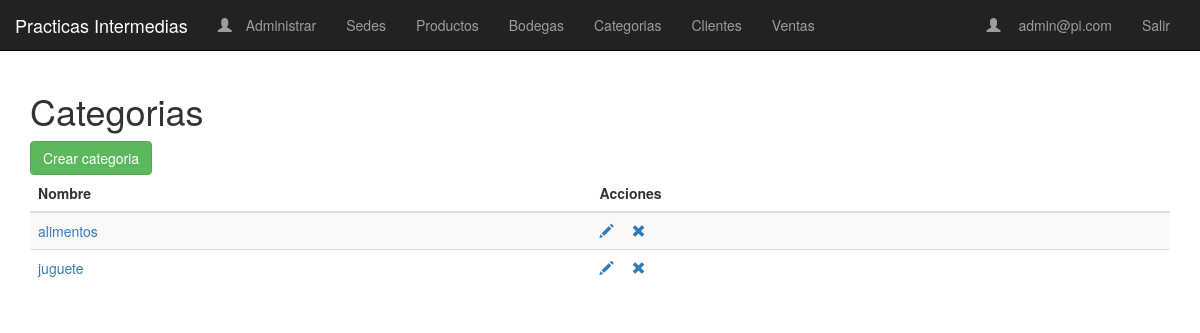
Screenshot of /categorias (signed in) with the database file from the repository.
### sedes/models.py (models this page shows, shortened)
class Usuario(AbstractBaseUser, PermissionsMixin):
    dpi = models.BigIntegerField(
        unique=True,
        validators=[
            MaxValueValidator(9999999999999),
            MinValueValidator(100000000000)
        ]
    )
    nombre = models.CharField(max_length=300)
    fecha_nacimiento = models.DateField('Fecha Nacimiento')
    email = models.EmailField(_('Correo Electronico'), primary_key=True)
    is_admin = models.BooleanField(default=False)
    is_staff = models.BooleanField(default=False)
    is_active = models.BooleanField(default=True)
    date_joined = models.DateTimeField(default=timezone.now)
    USERNAME_FIELD = 'email'
    REQUIRED_FIELDS = ['dpi', 'fecha_nacimiento']
    objects = CustomUserManager()
    class Meta:
        permissions = (("registrar_cliente", "Para registrar clientes de una sede"),
                   ("registrar_venta", "Para registrar ventas de productos"),
                   ("visualizar_reporte", "Para visualizar reportes de ventas"),
                   ("actualizar_inventario", "Para modificar la cantidad de productos del inventario"),
                   ("solicitar_transferencia", "Para solicitar una transferencia de productos"),
                   ("ordenes_transferencia_externa", "Para revisar ordenes de transferencias entre sedes"),
                   ("ordenes_transferencia_interna", "Para revisar ordenes de transferencias entre bodegas"),
                   ("ordenes_venta", "Para modificar el estado de entregado de una orden de venta"),
                   ("ordenes_transferencia", "Para modificar el estado de entregado de una orden de transferencia"))

class Categoria(models.Model):
    nombre = NameField('Nombre de categoria', unique=True, max_length=25)

### sedes/views.py (the view)
# urls.py: path('categorias', views.CategoriaList.as_view(), name='lista_categorias'),
class CategoriaList(ListView):
    model = Categoria
    template_name = 'categorias/categorias_list.html'

### sedes/templatetags/group_checker.py (called while the page is built)
@register.filter(name='has_group')
def has_group(user, group_name):
    group = Group.objects.get(name=group_name)
    return True if group in user.groups.all() else False

### sedes/templates/categorias/categorias_list.html
{% extends '../base.html' %}
{% block body_block %}
<h1>Categorias</h1>
<a class="btn btn-success" href="{% url "crear_categoria" %}">Crear categoria</a>
<table class="table table-striped">
    <thead class="thead-dark">
        <tr>
            <th>Nombre</th>
            <th colspan="3">Acciones</th>
        </tr>
    </thead>
    <tbody class="table-hover">
        {% for categoria in object_list %}
        <tr>
            <td><a href="{% url "detalle_categoria"  categoria.id  %}">{{ categoria.nombre }}</a></td>
            <td>
                <a href="{% url "modificar_categoria"  categoria.id  %}"> <span class="glyphicon glyphicon-pencil">&nbsp;</span></a>
                <a href="{% url "eliminar_categoria"  categoria.id  %}"> <span class="glyphicon glyphicon-remove">&nbsp;</span></a>
            </td>
        </tr>
        {% endfor %}
    </tbody>
</table>
{% endblock %}

### sedes/templates/base.html (shortened to what this page needs)
{% load group_checker %}
<!DOCTYPE html>
<html>
<head>
    <link rel="stylesheet" href="https://maxcdn.bootstrapcdn.com/bootstrap/3.3.7/css/bootstrap.min.css"
>
</head>
<body>
    <nav class="navbar navbar-inverse navbar-static-top">
        <div class="navbar-header">
            <a class="navbar-brand" href="#">Practicas Intermedias</a>
        </div>
        <div class="container">
            <ul class="nav navbar-nav">
                {% if user.is_authenticated %}
                {% if user.is_staff %}
                <li><a class="navbar-link" href="{% url 'admin:index' %}"><span
                            class="glyphicon glyphicon-user">&nbsp;</span>Administrar</a></li>
                {% endif %}
                <li ><a class='navbar-link' href="{% url 'lista_sedes' %}">Sedes</a></li>
                <li ><a class='navbar-link' href="{% url 'lista_productos' %}">Productos</a></li>
                <li ><a class='navbar-link' href="{% url 'lista_bodegas' %}">Bodegas</a></li>
                <li ><a class='navbar-link' href="{% url 'lista_categorias' %}">Categorias</a></li>
                <li ><a class='navbar-link' href="{% url 'lista_clientes' %}">Clientes</a></li>
                <li ><a class='navbar-link' href="{% url 'lista_ventas' %}">Ventas</a></li>
                {% endif %}
            </ul>
            <ul class="nav navbar-nav navbar-right">
                {% if user.is_authenticated %}
                <li><a class="navbar-link" href="/"><span class="glyphicon glyphicon-user">&nbsp;</span>
                        {{ user.email }}</a></li>
                <li ><a class='navbar-link' href="{% url 'logout' %}">Salir</a></li>
                {% else %}
                <li><a class='navbar-link' href="{% url 'crear_usuario' %}">Registrarse</a></li>
                <li><a class='navbar-link' href="{% url 'login' %}">Iniciar Sesión</a></li>
                {% endif %}
            </ul>
        </div>
    </nav>
    <div class="container">
        {% block body_block %}
        {% endblock %}
    </div>
</body>
</html>

### rows the page displays
Usuario: email "admin@pi.com"
Categoria: nombre "alimentos"
Categoria: nombre "juguete"
